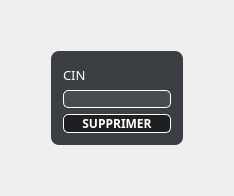
            <widget class="QWidget" name="supprimer">
             <property name="styleSheet">
              <string notr="true">#supprimer{
border-image:url(&quot;://sources/gettyimages-585058942.jpg&quot;);
background:#2b3947;
border:0;
}</string>
             </property>
             <attribute name="title">
              <string>Supprimer</string>
             </attribute>
             <layout class="QGridLayout" name="gridLayout_13">
              <item row="1" column="1">
               <widget class="QGroupBox" name="groupBox_2">
                <property name="styleSheet">
                 <string notr="true">QGroupBox{
background-color:rgba(14,17,22,80%);
color:white;
border:0;
border-radius:8px;
}</string>
                </property>
                <property name="title">
                 <string/>
                </property>
                <layout class="QGridLayout" name="gridLayout_12">
                 <item row="1" column="0">
                  <widget class="QLineEdit" name="lineEdit_6">
                   <property name="styleSheet">
                    <string notr="true">QLineEdit{
background-color:rgba(255,255,255,7%);
border:1 solid white;
border-radius:5px;
color:white;
}</string>
                   </property>
                  </widget>
                 </item>
                 <item row="2" column="0">
                  <widget class="QPushButton" name="pushButton_4">
                   <property name="font">
                    <font>
                     <family>Cairo</family>
                     <weight>75</weight>
                     <bold>true</bold>
                    </font>
                   </property>
                   <property name="styleSheet">
                    <string notr="true">QPushButton{
background-color:rgba(0,0,0,50%);
color:white;
border:1 solid white;
border-radius: 5px;
}
QPushButton:hover{
background-color:rgba(255,0,0,50%);
color:black;
}</string>
                   </property>
                   <property name="text">
                    <string>SUPPRIMER</string>
                   </property>
                  </widget>
                 </item>
                 <item row="0" column="0">
                  <widget class="QLabel" name="label_9">
                   <property name="font">
                    <font>
                     <family>Cairo</family>
                     <pointsize>10</pointsize>
                     <weight>50</weight>
                     <bold>false</bold>
                    </font>
                   </property>
                   <property name="styleSheet">
                    <string notr="true">QLabel{
color:white;
}</string>
                   </property>
                   <property name="text">
                    <string>CIN</string>
                   </property>
                  </widget>
                 </item>
                </layout>
               </widget>
              </item>
              <item row="0" column="1">
               <spacer name="verticalSpacer_10">
                <property name="orientation">
                 <enum>Qt::Vertical</enum>
                </property>
                <property name="sizeHint" stdset="0">
                 <size>
                  <width>20</width>
                  <height>40</height>
                 </size>
                </property>
               </spacer>
              </item>
              <item row="1" column="2">
               <spacer name="horizontalSpacer_14">
                <property name="orientation">
                 <enum>Qt::Horizontal</enum>
                </property>
                <property name="sizeHint" stdset="0">
                 <size>
                  <width>40</width>
                  <height>20</height>
                 </size>
                </property>
               </spacer>
              </item>
              <item row="1" column="0">
               <spacer name="horizontalSpacer_13">
                <property name="orientation">
                 <enum>Qt::Horizontal</enum>
                </property>
                <property name="sizeHint" stdset="0">
                 <size>
                  <width>40</width>
                  <height>20</height>
                 </size>
                </property>
               </spacer>
              </item>
              <item row="2" column="1">
               <spacer name="verticalSpacer_11">
                <property name="orientation">
                 <enum>Qt::Vertical</enum>
                </property>
                <property name="sizeHint" stdset="0">
                 <size>
                  <width>20</width>
                  <height>40</height>
                 </size>
                </property>
               </spacer>
              </item>
             </layout>
            </widget>
